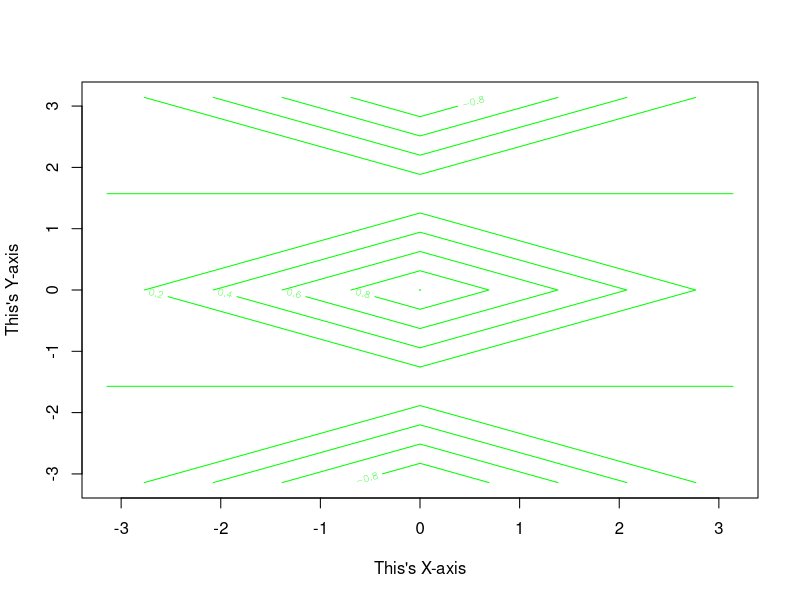

Write R code to recreate this figure.
#x = rnorm(100)
#y = rnorm(100)
#plot(x, y, xlab = "This's X-axis", ylab = "This's Y-axis",col = "green")

#x = seq(1, 3)
x = seq(-pi, pi, length = 3)
y = x
f = outer(x, y, function(x, y)cos(y)/(1+x^2))
contour(x, y, f, xlab = "This's X-axis", ylab = "This's Y-axis",col = "green")
